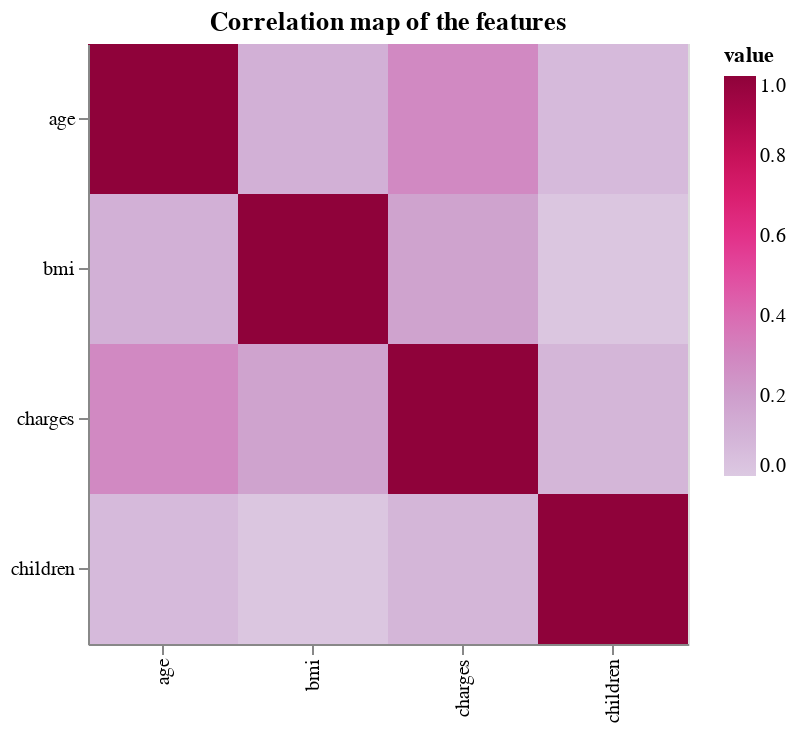

This figure's notebook cell:
### Code cell
alt.Chart(cor).mark_rect().encode(
    alt.X('index:O', title=''),
    alt.Y('variable:O', title=''),
    alt.Color('value:Q',scale = alt.Scale(domain=[0, 1], scheme = 'purplered'))
).properties(title="Correlation map of the features",
            width = 300,
            height = 300
)

### Figure 1 — Vega-Lite specification as saved in the notebook (floating-point values rounded to 4 significant figures)
{"$schema": "https://vega.github.io/schema/vega-lite/v3.4.0.json", "config": {"mark": {"tooltip": null}, "view": {"height": 300, "width": 400}}, "data": {"name": "data-8536787eded93f2f1767a14a3d2a4f7f"}, "datasets": {"data-8536787eded93f2f1767a14a3d2a4f7f": [{"index": "age", "value": 1, "variable": "age"}, {"index": "bmi", "value": 0.1134, "variable": "age"}, {"index": "children", "value": 0.06602, "variable": "age"}, {"index": "charges", "value": 0.286, "variable": "age"}, {"index": "age", "value": 0.1134, "variable": "bmi"}, {"index": "bmi", "value": 1, "variable": "bmi"}, {"index": "children", "value": 0.01536, "variable": "bmi"}, {"index": "charges", "value": 0.1776, "variable": "bmi"}, {"index": "age", "value": 0.06602, "variable": "children"}, {"index": "bmi", "value": 0.01536, "variable": "children"}, {"index": "children", "value": 1, "variable": "children"}, {"index": "charges", "value": 0.08816, "variable": "children"}, {"index": "age", "value": 0.286, "variable": "charges"}, {"index": "bmi", "value": 0.1776, "variable": "charges"}, {"index": "children", "value": 0.08816, "variable": "charges"}, {"index": "charges", "value": 1, "variable": "charges"}]}, "encoding": {"color": {"field": "value", "scale": {"domain": [0, 1], "scheme": "purplered"}, "type": "quantitative"}, "x": {"field": "index", "title": "", "type": "ordinal"}, "y": {"field": "variable", "title": "", "type": "ordinal"}}, "height": 300, "mark": "rect", "title": "Correlation map of the features", "width": 300}
